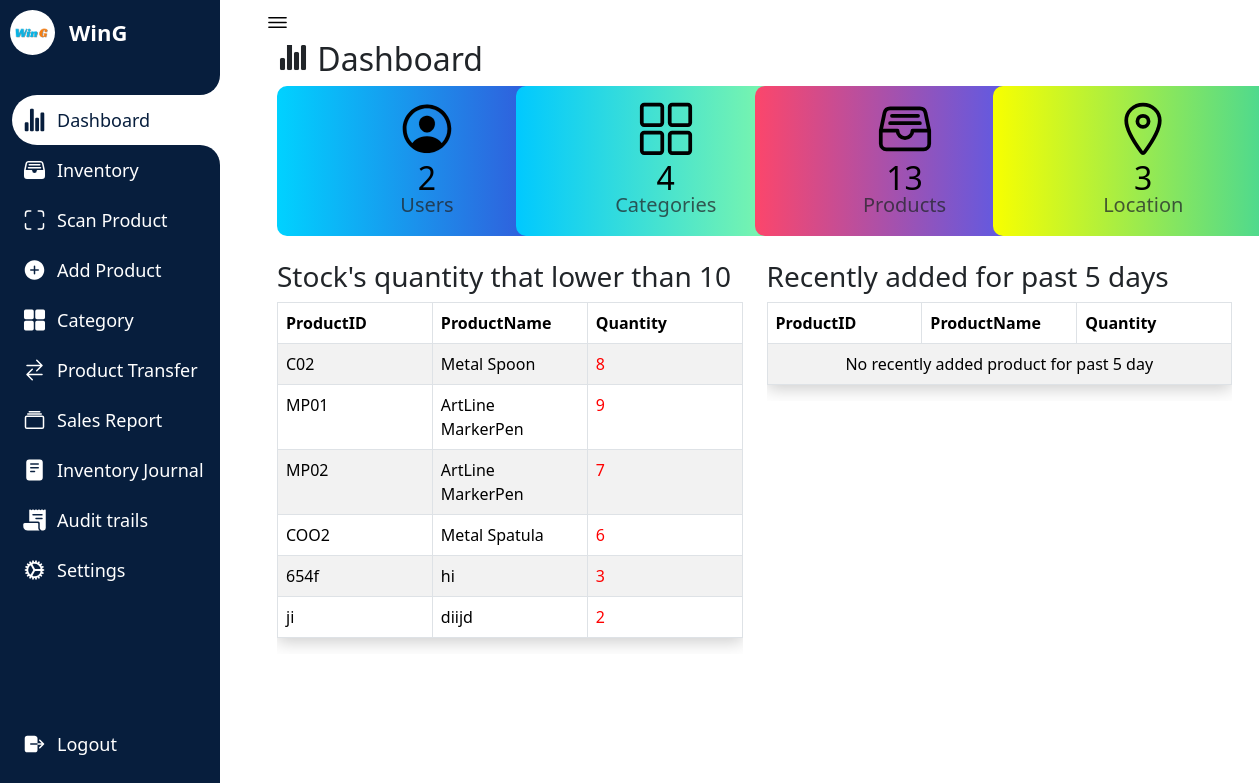
Page /Dashboard.php (signed in) on the earlier database version.
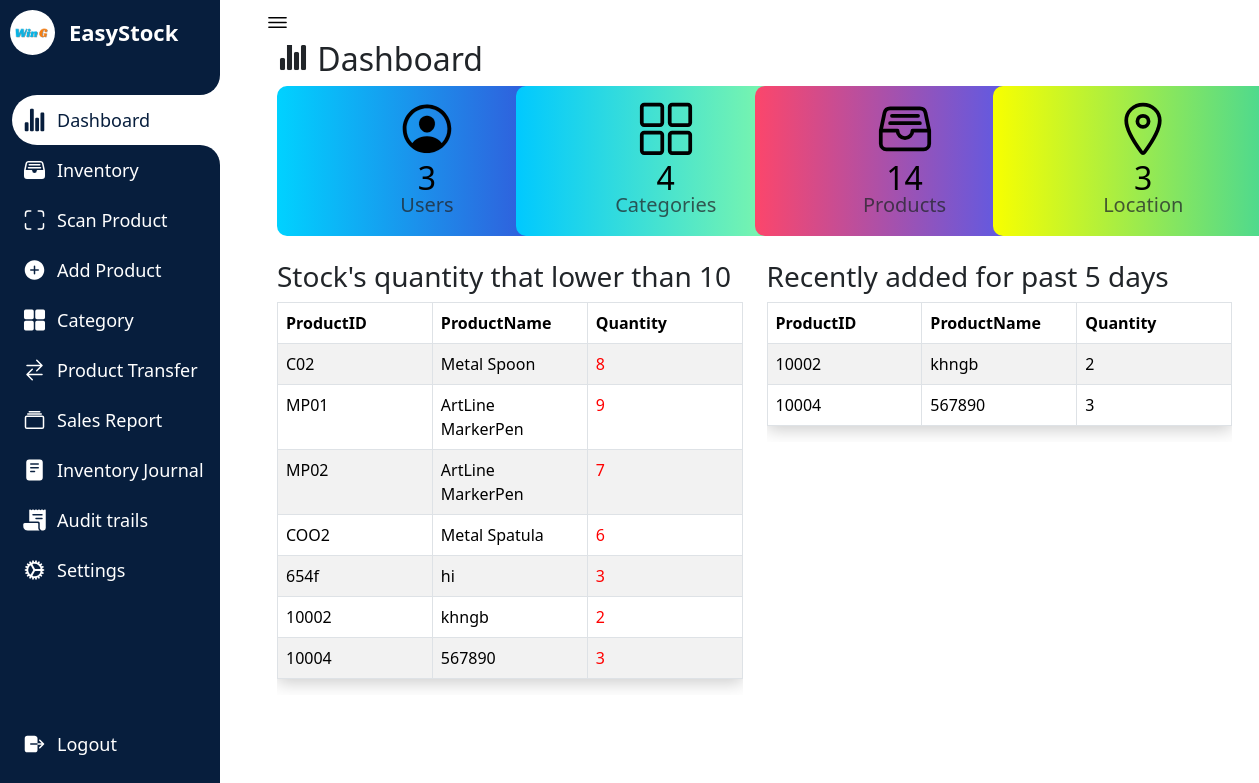
Same page on the later database version.
### tables this page shows
CREATE TABLE `companyprofile` (
  `id` int(11) NOT NULL,
  `name` varchar(250) NOT NULL,
  `profilepicture` varchar(1000) DEFAULT NULL
);

CREATE TABLE `inventory` (
  `id` varchar(200) NOT NULL,
  `name` varchar(200) NOT NULL,
  `quantity` int(20) NOT NULL,
  `unitprice` decimal(20,2) NOT NULL,
  `variant` varchar(200) DEFAULT NULL,
  `description` varchar(300) NOT NULL,
  `category` varchar(200) NOT NULL,
  `status` varchar(200) NOT NULL,
  `image` varchar(200) NOT NULL,
  `addeddate` timestamp NOT NULL DEFAULT current_timestamp() ON UPDATE current_timestamp()
);

### config.php (called while the page is built, shortened)
<?php
$servername = "localhost";
$username = "root";
$password = "";
$dbname = "inventorymanagementsystem";
$conn = mysqli_connect($servername, $username, $password, $dbname);
if (!function_exists('count_by_id')) {
    function count_by_id($table)
    {
        global $conn;
        $query = "SELECT COUNT(*) AS count FROM $table";
        $result = mysqli_query($conn, $query);
        $row = mysqli_fetch_assoc($result);
        return $row['count'];
    }
}
?>

### lowstock.php (the view, shortened to what the changed rows need)
<?php
require 'config.php';
$sql = "SELECT id, name, quantity FROM inventory WHERE quantity < 10";
$result = mysqli_query($conn, $sql);
if ($result) {
    while ($row = mysqli_fetch_assoc($result)) {
        echo "<tr>";
        echo "<td>" . $row['id'] . "</td>";
        echo "<td>" . $row['name'] . "</td>";
        $quantityColor = ($row['quantity'] < 10) ? 'color: red;' : '';
        echo "<td style='$quantityColor'>" . $row['quantity'] . "</td>";
        echo "</tr>";
    }
} else {
    echo '
    <tr>
        <td colspan="5"><center>Record Not Found</center></td>
    </tr>';
}
?>

### Dashboard.php (shortened to what the changed rows need)
<?php
require_once "config.php";
$c_category = count_by_id('category');
$c_inventory = count_by_id('inventory');
$c_users = count_by_id('users');
$c_location= count_by_id('location');
$companyId = 1;
$query = "SELECT * FROM companyprofile WHERE id = ?";
$stmt = mysqli_prepare($conn, $query);
mysqli_stmt_bind_param($stmt, "i", $companyId);
mysqli_stmt_execute($stmt);
$result = mysqli_stmt_get_result($stmt);
$companyProfile = mysqli_fetch_assoc($result);
$companyProfileImagePath = $companyProfile['profilepicture'];
$companyName = $companyProfile['name'];
?>
<!DOCTYPE html>
<html lang="en">
<head>
    <link rel="stylesheet" href="testin3.css">
    <link href="https://cdn.jsdelivr.net/npm/bootstrap@5.3.1/dist/css/bootstrap.min.css" rel="stylesheet">
</head>
<body>
<nav>
<div class="logo">
<div class="logo-image">
    <?php
    if (!empty($companyProfileImagePath)) {
        echo '<img src="' . $companyProfileImagePath . '" alt="Company Logo" class="logoimage">';
    } else {
        echo '<img src="path/to/placeholder/image.jpg" alt="No Image" style="">';
    }
    ?>
</div>
    <div class="logo-name">
    <?php echo $companyName; ?>
    </div>
</div>
    </nav>
    <section class="dashboard">
        <div class="content-wrapper">
        <div class="container">
        <div class="row">
                <div class="col-lg-12 col-offset-2">
            <h2><ion-icon name="stats-chart"></ion-icon>   Dashboard</h2>
     <div style="display:flex;">
     <div class="col-md-3">
     <a href="viewaccount.php" class="boxdash" style="background: linear-gradient(90deg, #00d2ff 0%, #3a47d5 100%);">
    <div>
        <h2 class="margin-top"><?php echo $c_users; ?></h2>
        <p class="text-muted">Users</p>
    </div>
</a>
</div>
<div class="col-md-3">
	<a href="Category.php" class="boxdash" style="background: linear-gradient(90deg, #00C9FF 0%, #92FE9D 100%);">
    <div>
          <h2 class="margin-top"> <?php  echo $c_category; ?> </h2>
</div>
	</a>
</div>
<div class="col-md-3">
	<a href="Inventory.php" class="boxdash" style="background: linear-gradient(90deg, #FC466B 0%, #3F5EFB 100%);">
    <div>
          <h2 class="margin-top"> <?php  echo $c_inventory; ?> </h2>
          <p class="text-muted">Products</p>
</div>
	</a>
</div>
<div class="col-md-3">
    <a href="viewlocation.php" class="boxdash" style="background: linear-gradient(90deg, #f8ff00 0%, #3ad59f 100%); margin-left:auto;">
    <div>
          <h2 class="margin-top"> <?php  echo $c_location; ?> </h2>
</div>
	</a>
</div>
</div>
<br>
<div class="row" id="lightgallery">
    <div class="col-md-6">
                    <div class="table-responsive">
                        <table class="table table-bordered table-striped">
                            <thead class="alert-info">
                                <tr>
                                <th class="fixed-column">ProductID</th>
                                    <th class="fixed-column">ProductName</th>
                                    <th class="fixed-column">Quantity</th>
                                </tr>
                            </thead>
                            <tbody>
                              <?php include 'lowstock.php' ?>
                            </tbody>
                        </table>
                    </div>
                </div>
                <div class="col-md-6">
                    <div class="table-responsive">
                        <table class="table table-bordered table-striped">
                            <thead class="alert-info">
                                <tr>
                                <th class="fixed-column">ProductID</th>
                                    <th class="fixed-column">ProductName</th>
                                    <th class="fixed-column">Quantity</th>
                                </tr>
                            </thead>
                            <tbody>
                            <?php include 'recentlyadded.php' ?>
                            </tbody>
                        </table>
                    </div>
                </div>
</div>
</div>
                </div>
</div>
</div>
    </section>
</body>
</html>

### recentlyadded.php (shortened to what the changed rows need)
<?php
require 'config.php';
$sql = "SELECT id, name, quantity FROM inventory WHERE DATE(addeddate) >= CURDATE() - INTERVAL 5 DAY";
$result = mysqli_query($conn, $sql);
if ($result && mysqli_num_rows($result) > 0) {
    while ($row = mysqli_fetch_assoc($result)) {
        echo "<tr>";
        echo "<td>" . $row['id'] . "</td>";
        echo "<td>" . $row['name'] . "</td>";
        echo "<td>" . $row['quantity'] . "</td>";
        echo "</tr>";
    }
} else {
    echo '
    <tr>
        <td colspan="5"><center>No recently added product for past 5 day</center></td>
    </tr>';
}
?>

Differences in the rows shown:
removed inventory: id "ji", name "diijd", quantity "2", shown under "Stock's quantity that lower than 10"
changed companyprofile: name "WinG" → "EasyStock"
added inventory: id "10002", name "khngb", quantity "2"
added inventory: id "10004", name "567890", quantity "3"
Other differences:
$c_users: "2" → "3"
$c_inventory: "13" → "14"
text no longer shown: "No recently added product for past 5 day"
